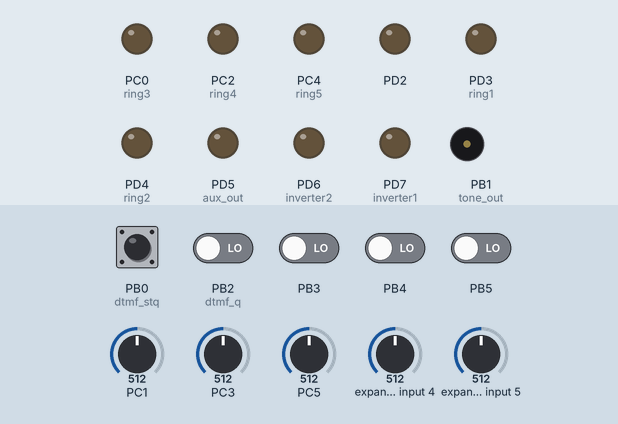
Bench run of a program on a simulated ATmega88P, built with avr-gcc and emulated at 1 MHz. On the bench: output pins drawn as LEDs (lit = HIGH), buzzer (waves = sounding). Inputs (shaded band) come from the test bench; at power-on: PB0 (dtmf_stq) HIGH, PB2 (dtmf_q), PB3–5 LOW, PC1 = 512, PC3 = 512, PC5 = 512, expander input 4 = 512, expander input 5 = 512.

Above: at 1.2 s.
1.3 s: PC1 set to 272
2.8 s: PC1 set to 241
At 4.1 s:
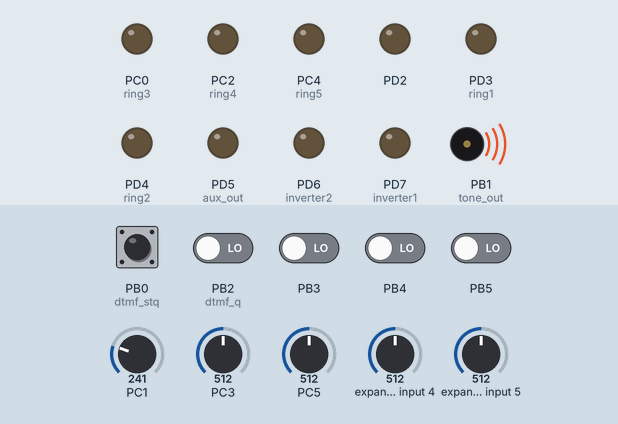
Timing chart, 0 to 5.8 s (numbered marks = the images above; inputs shaded):
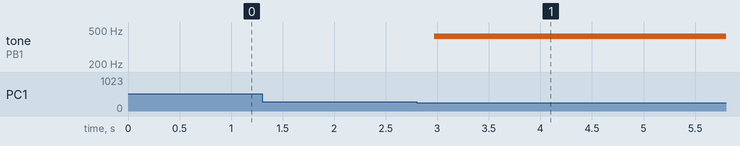

Measured:
- the behaviour switches between 256 and 255 on PC1 (found by bisection; images 0 and 1)
- after the input at 1.3 s, every drawn part: stays the same
- after the input at 2.8 s, tone on PB1 (tone_out): silent → 425 Hz after 0.17 s

The program:

main.c
```c
#include <avr/io.h>
#include <avr/interrupt.h>
#include <avr/power.h>
#include <avr/eeprom.h>
#include <avr/wdt.h>
#include <avr/pgmspace.h>
#include <util/delay.h>
#include <util/atomic.h>
#include "hw.h"
#include "scheduler.h"
#include "comm.h"


#define CLND_THRESHOLD  256 // zvednuti sluchatka pod 20.0V

static volatile uint8_t ring = 0;
static volatile uint8_t clnd = 0;

typedef enum { DTMF_NONE, DTMF_PUSH, DTMF_RING, DTMF_BUSY } STATE_DTMF;
typedef enum { PBX_IDLE, PBX_READY, PBX_CALL, PBX_RING, PBX_BUSY } STATE_PBX;


static void inverter_timer(uint8_t timeslot)
{
    uint8_t r = ring; // volatile access only once
    if (!tone_in()) r = 0; // gate with calling tone

    switch (timeslot) {
        case 0:
            inverter1(r); inverter2(0);
            ring1(r & 0x01);
            ring2(r & 0x02);
            ring3(r & 0x04);
            ring4(r & 0x08);
            ring5(r & 0x10);
            break;
        case 3:
            ADCSRA |= _BV(ADSC);
            break;
        case 5:
            inverter1(0); inverter2(0);
            break;
        case 10:
            inverter1(0); inverter2(r);
            break;
        case 15:
            inverter1(0); inverter2(0);
            break;
    }
}


ISR(ADC_vect, ISR_BLOCK)
{
    uint8_t inp = MUX_ONLY(ADMUX);
    uint16_t adc = ADC;
    uint8_t clnd_mask = 0;

    switch (inp) {
        case MUX_ONLY(ADMUX_CLND1):
        default:
            clnd_mask = 0x01;
            ADMUX = ADMUX_CLND2;
            ADCSRA |= _BV(ADSC);
            break;
        case MUX_ONLY(ADMUX_CLND2):
            clnd_mask = 0x02;
            ADMUX = ADMUX_CLND3;
            ADCSRA |= _BV(ADSC);
            break;
        case MUX_ONLY(ADMUX_CLND3):
            clnd_mask = 0x04;
            ADMUX = ADMUX_CLND4;
            ADCSRA |= _BV(ADSC);
            break;
        case MUX_ONLY(ADMUX_CLND4):
            clnd_mask = 0x08;
            ADMUX = ADMUX_CLND5;
            ADCSRA |= _BV(ADSC);
            break;
        case MUX_ONLY(ADMUX_CLND5):
            clnd_mask = 0x10;
            ADMUX = ADMUX_CLND1;
            // don't start new conversion
            break;
    }

    if (adc < CLND_THRESHOLD) clnd |= clnd_mask; else clnd &= ~clnd_mask;
}


ISR(TIMER0_COMPA_vect)
{
    TickCounter++;

    static uint8_t cnt = 0;
    inverter_timer(cnt);
    if (++cnt >= 20) cnt = 0;
}


static STATE_DTMF process_dtmf(bool reset)
{
    STATE_DTMF result = DTMF_NONE;
    static const char dtmfTable[] PROGMEM = "D84#206B195A3*7C";

    static uint16_t dtmfDelay;
    static uint8_t dtmfIndex;
    static char dtmfCode[8];

    if (reset) dtmfIndex = 0;
    if (!HasDelayElapsed(5, &dtmfDelay, true)) return DTMF_NONE;

    static uint16_t dtmfStq = 0;
    dtmfStq <<= 1;
    if (dtmf_stq()) dtmfStq |= 1;

    if (dtmfStq == 0x7FFF) {
        dtmfCode[dtmfIndex] = pgm_read_byte(&dtmfTable[dtmf_q()]);
        if (dtmfIndex < sizeof(dtmfCode)) dtmfIndex++;
        result = DTMF_PUSH;
    }

    if (dtmfIndex == 2 && dtmfCode[0] == '*') {
        dtmfIndex = 0;
        bool lineValid = (dtmfCode[1] >= '1' && dtmfCode[1] <= '5');
        uint8_t line = 1 << (dtmfCode[1] - '1');
        if (!lineValid || (clnd & line)) {
            result = DTMF_BUSY;
        } else {
            ring |= line;
            result = DTMF_RING;
        }
    }

    return result;
}


static void pbx_task(void)
{
    static STATE_PBX state = PBX_IDLE;
    static uint16_t morseCode = 0;

    uint8_t num_clnd = 0;
    static uint8_t num_clnd_old;
    uint8_t clnd_cpy = clnd;
    for (uint8_t i = 0; i < 8; i++) {
        if (clnd_cpy & 0x01) num_clnd++;
        clnd_cpy >>= 1;
    }
    bool clnd_hangup = (num_clnd < num_clnd_old);
    num_clnd_old = num_clnd;

    STATE_DTMF dtmf = process_dtmf(num_clnd == 0 || clnd_hangup); // reset v idle nebo pokud se nektery tlf polozil

    switch (state) {
        case PBX_IDLE:
            if (num_clnd > 0) { state = PBX_READY; morseCode = 0b1101; } // linka zvednuta => oznamovaci ton
            else {
                morseCode = 0;
                ring = 0;
            }
            break;

        case PBX_READY:
            if (num_clnd > 1) state = PBX_CALL; // zvednuti dalsiho tlf => hovor
            else if (dtmf == DTMF_PUSH) state = PBX_CALL; // stisk DTMF => hovor
            else if (num_clnd == 0) state = PBX_IDLE; // polozeni vsech tlf => idle
            else {
                if (!morseCode) morseCode = 0b110100; // oznamovaci ton
            }
            break;

        case PBX_CALL:
            if (dtmf == DTMF_BUSY) { state = PBX_BUSY; morseCode = 0b1010101010; } // DTMF volba, linka zvednuta => obsazovaci ton
            else if (dtmf == DTMF_RING) { state = PBX_RING; morseCode = 0b1111; } // DTMF volba, linka idle => vyzvaneci ton
            else if (num_clnd == 0) state = PBX_IDLE; // polozeni vsech tlf => idle
            else {
                morseCode = 0;
                ring = 0;
            }
            break;

        case PBX_RING:
            if (clnd & ring) state = PBX_CALL; // zvednuti tlf => vyzvaneni dokonceno, hovor
            else if (dtmf == DTMF_PUSH || clnd_hangup) state = PBX_CALL; // stisk DTMF, polozeni tlf => storno vyzvaneni, hovor
            else if (num_clnd == 0) state = PBX_IDLE; // polozeni vsech tlf => idle
            else {
                if (!morseCode) morseCode = 0b1111000000000000; // vyzvaneci ton
            }
            break;

        case PBX_BUSY:
            if (!morseCode) state = PBX_CALL; // konec => obsazovaci ton dokoncen, hovor
            else if (num_clnd == 0) state = PBX_IDLE; // polozeni vsech tlf => idle
            else {
                // obsazovaci ton 5x
            }
            break;
    }

    static uint16_t morseDelay;
    if (HasDelayElapsed(330, &morseDelay, true)) {
        tone_out(morseCode & 1);
        morseCode >>= 1;
    }
}


void comm_execute(uint8_t cmd, uint16_t value)
{
    switch (cmd) {
/*
        case GET_I_U_SOLAR:
            comm_send(ADDR_RESP_ID, cmd, (read_adc(ADMUX_I_SOLAR) << 8) | (read_adc(ADMUX_U_SOLAR)));
            break;

        case GET_I_U_BATT:
            comm_send(ADDR_RESP_ID, cmd, (read_adc(ADMUX_I_BATT) << 8) | (read_adc(ADMUX_U_SYS)));
            break;

        case GET_I_OUT_STATE:
            comm_send(ADDR_RESP_ID, cmd, (read_adc(ADMUX_I_OUT) << 8) | (0));
            break;
*/
        case RESTART:
            if (value == 0xCCCC) {
                wdt_enable(WDTO_250MS);
                while (1) {}
            }
            break;
    }
}


int main(void)
{
    clock_prescale_set(clock_div_8);

    // vystupy
    DDRC |= _BV(PC0) | _BV(PC2) | _BV(PC4);
    DDRD |= _BV(PD3) | _BV(PD4) | _BV(PD5) | _BV(PD6) | _BV(PD7);

    comm_init();

    // init ADC
    ADMUX = ADMUX_CLND1;
    ADCSRA = _BV(ADEN) | _BV(ADPS2) | _BV(ADIE); // enable, no start, 125k

    // init generatoru tonu
    OCR1A = (uint16_t)(F_CPU/(2*8)/425)-1;
    TCCR1A |= _BV(COM1A0);
    TCCR1B |= _BV(CS11) | _BV(WGM12);

    // init casove zakladny
    OCR0A = (uint8_t)(F_CPU/8*0.001)-1;
    TCCR0A |= _BV(WGM01);
    TCCR0B |= _BV(CS01);
    TIMSK0 |= _BV(OCIE0A);
    sei();

    while (1) {

        // obsluha komunikace
        comm_task();

        // hlavni uloha ustredny
        pbx_task();

    }
}
```

comm.c
```c
#include <stdbool.h>
#include <avr/io.h>
#include <avr/interrupt.h>
#include <avr/sleep.h>
#include <avr/eeprom.h>
#include <util/delay.h>
#include "hw.h"
#include "uart.h"
#include "scheduler.h"
#include "comm.h"


extern void comm_execute(uint8_t cmd, uint16_t value);

void comm_send(uint8_t addr, uint8_t cmd, uint16_t value)
{
    rs485_tx();
    _delay_us(500);

    uart_putc(addr);
    uart_putc(cmd);
    uart_putc(value >> 8);
    uart_putc(value & 0xFF);
    UCSR0A |= _BV(TXC0);
    uart_putc(addr ^ cmd ^ (value >> 8) ^ (value & 0xFF));

    loop_until_bit_is_set(UCSR0A, TXC0);

    _delay_us(100);
    rs485_rx();
}


void comm_task(void)
{
    static enum { ST_ADDR, ST_CMD, ST_VALUE1, ST_VALUE2, ST_XOR } state = ST_ADDR;
    static bool addr_ok;
    static uint8_t cmd, xor;
    static uint16_t value;
    static uint16_t comm_timeout;

    // timeout - od posledniho bajtu uplynulo prilis dlouho
    if (HasDelayElapsed(500, &comm_timeout, false)) state = ST_ADDR;

    uint16_t c = uart_getc();
    while (!(c & UART_NO_DATA)) {
        ResetDelay(&comm_timeout);
        xor ^= c;

        switch (state) {
            case ST_ADDR:
            default:
                addr_ok = (c != ADDR_RESP_ID && (c == eeprom_read_byte(ADDR_UNIT_ID) || c == eeprom_read_byte(ADDR_GROUP_ID)));
                state = ST_CMD;
                xor = c;
                break;

            case ST_CMD:
                led_comm(1);
                cmd = c;
                state = ST_VALUE1;
                break;

            case ST_VALUE1:
                value = c << 8;
                state = ST_VALUE2;
                break;

            case ST_VALUE2:
                value |= c;
                state = ST_XOR;
                break;

            case ST_XOR:
                led_comm(0);
                if (addr_ok && xor == 0) comm_execute(cmd, value);
                state = ST_ADDR;
                break;
        }

        c = uart_getc();
    }
}


void comm_init(void)
{
    uart_init((UART_BAUD_SELECT_DOUBLE_SPEED(19200, F_CPU));
    rs485_init();
    rs485_rx();
    PORTD |= _BV(PD0); // pullup on RXD
}
```

comm.h
```c
#ifndef _COMM_H
#define _COMM_H

#define ADDR_RESP_ID    0xFF

#define GET_I_U_SOLAR   10
#define GET_I_U_BATT    11
#define GET_I_OUT_STATE 12

#define RESTART         250

extern void comm_send(uint8_t addr, uint8_t cmd, uint16_t value);
extern void comm_task(void);
extern void comm_init(void);

#endif
```

hw.h
```c
#ifndef _HW_H
#define _HW_H

#define rs485_init()    DDRD |= _BV(PD2)
#define rs485_rx()      do { UCSR0B &= ~_BV(TXEN0); UCSR0B |= _BV(RXEN0); PORTD &= ~_BV(PD2); } while (0)
#define rs485_tx()      do { UCSR0B &= ~_BV(RXEN0); UCSR0B |= _BV(TXEN0); PORTD |=  _BV(PD2); } while (0)

#define led_comm(x)     /* not implemented */

#define aux_out(x)      do { if (x) PORTD |= _BV(PD5); else PORTD &= ~_BV(PD5); } while (0)

#define ring1(x)        do { if (x) PORTD |= _BV(PD3); else PORTD &= ~_BV(PD3); } while (0)
#define ring2(x)        do { if (x) PORTD |= _BV(PD4); else PORTD &= ~_BV(PD4); } while (0)
#define ring3(x)        do { if (x) PORTC |= _BV(PC0); else PORTC &= ~_BV(PC0); } while (0)
#define ring4(x)        do { if (x) PORTC |= _BV(PC2); else PORTC &= ~_BV(PC2); } while (0)
#define ring5(x)        do { if (x) PORTC |= _BV(PC4); else PORTC &= ~_BV(PC4); } while (0)

#define tone_out(x)     do { if (x) DDRB |= _BV(PB1); else DDRB &= ~_BV(PB1); } while (0)
#define tone_in(x)      (DDRB & _BV(PB1))

#define inverter1(x)    do { if (x) PORTD |= _BV(PD7); else PORTD &= ~_BV(PD7); } while (0)
#define inverter2(x)    do { if (x) PORTD |= _BV(PD6); else PORTD &= ~_BV(PD6); } while (0)

#define dtmf_stq()      (PINB & _BV(PB0))
#define dtmf_q()        ((PINB & (_BV(PB2) | _BV(PB3) | _BV(PB4) | _BV(PB5))) >> 2)

#define MUX_ONLY(x)     (x & 0x0f)
#define ADMUX_CLND1     (0x06)
#define ADMUX_CLND2     (0x07)
#define ADMUX_CLND3     (0x01)
#define ADMUX_CLND4     (0x03)
#define ADMUX_CLND5     (0x05)

#define ADDR_GROUP_ID   ADDR_UNIT_ID /* not used */
#define ADDR_UNIT_ID    (uint8_t*)E2END

#endif
```

scheduler.c
```c
// (licence header left out)
// simplified and adapted by AP 2014

/*
  Copyright 2012  Dean Camera (dean [at] fourwalledcubicle [dot] com)

  Permission to use, copy, modify, distribute, and sell this
  software and its documentation for any purpose is hereby granted
  without fee, provided that the above copyright notice appear in
  all copies and that both that the copyright notice and this
  permission notice and warranty disclaimer appear in supporting
  documentation, and that the name of the author not be used in
  advertising or publicity pertaining to distribution of the
  software without specific, written prior permission.

  The author disclaim all warranties with regard to this
  software, including all implied warranties of merchantability
  and fitness.  In no event shall the author be liable for any
  special, indirect or consequential damages or any damages
  whatsoever resulting from loss of use, data or profits, whether
  in an action of contract, negligence or other tortious action,
  arising out of or in connection with the use or performance of
  this software.
*/

#include <util/atomic.h>
#include "scheduler.h"

volatile uint16_t TickCounter;


void ResetDelay(uint16_t *DelayCounter)
{
    ATOMIC_BLOCK(ATOMIC_RESTORESTATE)
    {
        *DelayCounter = TickCounter;
    }
}


bool HasDelayElapsed(uint16_t Delay, uint16_t *DelayCounter, bool Reset)
{
    uint16_t CurrentTickValue_LCL;
    uint16_t DelayCounter_LCL;

    ATOMIC_BLOCK(ATOMIC_RESTORESTATE)
    {
        CurrentTickValue_LCL = TickCounter;
    }

    DelayCounter_LCL = *DelayCounter;

    if (CurrentTickValue_LCL >= DelayCounter_LCL)
    {
        if ((CurrentTickValue_LCL - DelayCounter_LCL) >= Delay)
        {
            if (Reset) *DelayCounter = CurrentTickValue_LCL;
            return true;
        }
    }
    else
    {
        if (((0xFFFF - DelayCounter_LCL) + CurrentTickValue_LCL) >= Delay)
        {
            if (Reset) *DelayCounter = CurrentTickValue_LCL;
            return true;
        }
    }

    return false;
}
```

scheduler.h
```c
// (licence header left out)
// simplified and adapted by AP 2014

/*
  Copyright 2012  Dean Camera (dean [at] fourwalledcubicle [dot] com)

  Permission to use, copy, modify, distribute, and sell this
  software and its documentation for any purpose is hereby granted
  without fee, provided that the above copyright notice appear in
  all copies and that both that the copyright notice and this
  permission notice and warranty disclaimer appear in supporting
  documentation, and that the name of the author not be used in
  advertising or publicity pertaining to distribution of the
  software without specific, written prior permission.

  The author disclaim all warranties with regard to this
  software, including all implied warranties of merchantability
  and fitness.  In no event shall the author be liable for any
  special, indirect or consequential damages or any damages
  whatsoever resulting from loss of use, data or profits, whether
  in an action of contract, negligence or other tortious action,
  arising out of or in connection with the use or performance of
  this software.
*/

#ifndef _SCHEDULER_H
#define _SCHEDULER_H

#include <stdbool.h>

/**  Contains the current scheduler tick count, for use with the delay functions. If the delay functions
 *   are used in the user code, this should be incremented each tick period so that the delays can be
 *   calculated.
 */
extern volatile uint16_t TickCounter;

/** Determines if the given tick delay has elapsed, based on the given delay period and tick counter value.
 *
 *  \param[in] Delay         The delay to test for, measured in ticks.
 *  \param[in] DelayCounter  The counter which is storing the starting tick value for the delay.
 *  \param[in] Reset         Reset the given DelayCounter if the delay has elapsed.
 *
 *  \return Boolean \c true if the delay has elapsed, \c false otherwise.
 *
 *  Usage Example:
 *  \code
 *      static uint16_t DelayCounter = 10000; // Force immediate run on start-up
 *
 *      // Task runs every 10000 ticks, 10 seconds for this demo
 *      if (HasDelayElapsed(10000, &DelayCounter, false))
 *      {
 *           // Code to execute after delay interval elapsed here
 *      }
 *  \endcode
 */
extern bool HasDelayElapsed(const uint16_t Delay, uint16_t* const DelayCounter, bool Reset);

/** Resets the delay counter value to the current tick count. This should be called to reset the period
 *  for a delay in a task which is dependant on the current tick value.
 *
 *  \param[out] DelayCounter  Counter which is storing the starting tick count for a given delay.
 */
extern void ResetDelay(uint16_t* const DelayCounter);

#endif  /* _SCHEDULER_H */
```

Source omitted: uart.c (20882 bytes), uart.h (7266 bytes)
